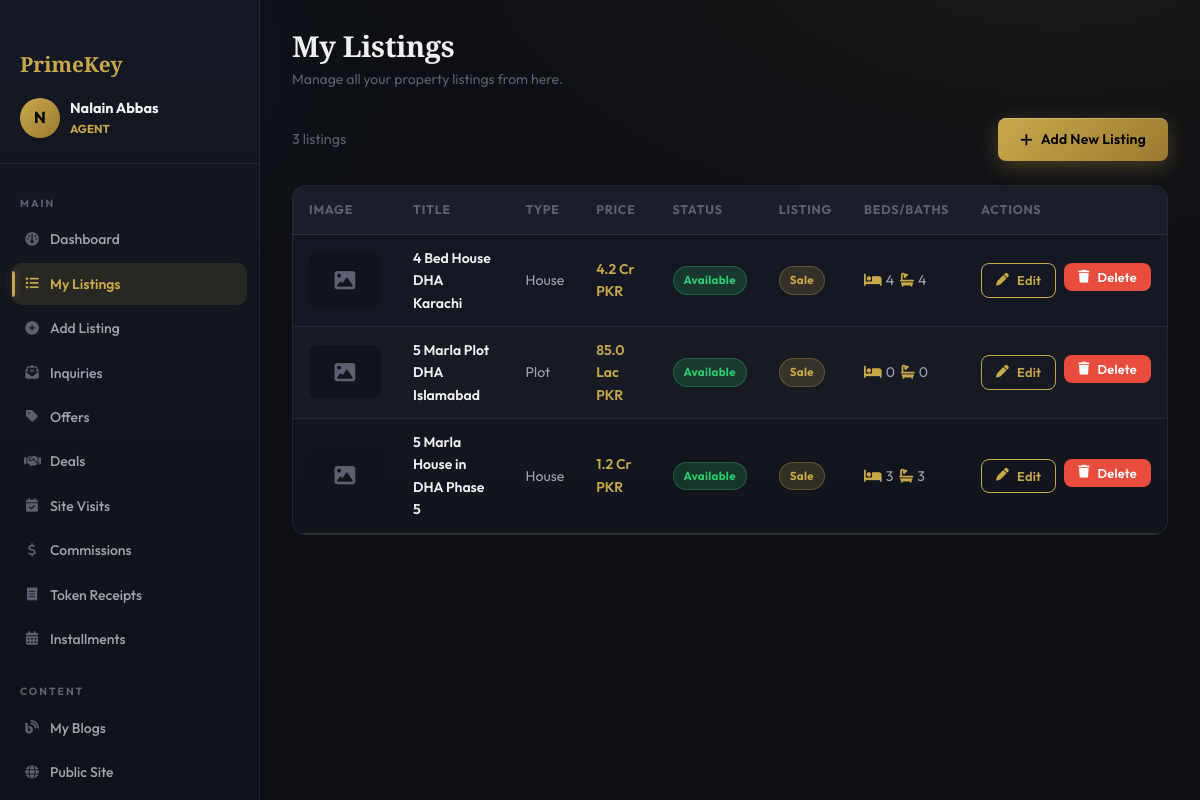
/agent/listings (signed in), run on the app's committed database.
### app/models.py (models this page shows)
class Property(db.Model):
    __tablename__ = 'properties'
    id           = db.Column(db.Integer, primary_key=True)
    title        = db.Column(db.String(200), nullable=False)
    description  = db.Column(db.Text)
    price        = db.Column(db.Float, nullable=False)
    size         = db.Column(db.Float)              # in marla or sq ft
    size_unit    = db.Column(db.String(20), default='Marla')
    bedrooms     = db.Column(db.Integer, default=0)
    bathrooms    = db.Column(db.Integer, default=0)
    floors       = db.Column(db.Integer, default=1)
    year_built   = db.Column(db.Integer)
    type_id      = db.Column(db.Integer, db.ForeignKey('property_types.id'), nullable=False)
    location_id  = db.Column(db.Integer, db.ForeignKey('locations.id'))
    agent_id     = db.Column(db.Integer, db.ForeignKey('agents.id'))
    status       = db.Column(db.String(30), default='Available')   # Available/Sold/Rented
    listing_type = db.Column(db.String(20), default='Sale')        # Sale/Rent
    is_featured  = db.Column(db.Boolean, default=False)
    is_verified  = db.Column(db.Boolean, default=False)
    views_count  = db.Column(db.Integer, default=0)
    created_at   = db.Column(db.DateTime, default=datetime.utcnow)
    updated_at   = db.Column(db.DateTime, default=datetime.utcnow, onupdate=datetime.utcnow)
    property_type   = db.relationship('PropertyType', back_populates='properties')
    location        = db.relationship('Location', back_populates='properties')
    agent           = db.relationship('Agent', back_populates='properties')
    images          = db.relationship('PropertyImage', back_populates='property', lazy=True, cascade='all, delete-orphan')
    features        = db.relationship('PropertyFeatureMap', back_populates='property', lazy=True, cascade='all, delete-orphan')
    amenities       = db.relationship('PropertyAmenity', back_populates='property', lazy=True, cascade='all, delete-orphan')
    favorites       = db.relationship('Favorite', back_populates='property', lazy=True)
    inquiries       = db.relationship('Inquiry', back_populates='property', lazy=True)
    offers          = db.relationship('Offer', back_populates='property', lazy=True)
    deals           = db.relationship('Deal', back_populates='property', lazy=True)
    site_visits     = db.relationship('SiteVisit', back_populates='property', lazy=True)
    price_history   = db.relationship('PriceHistory', back_populates='property', lazy=True)
    prop_views      = db.relationship('PropertyView', back_populates='property', lazy=True)
    listing         = db.relationship('Listing', back_populates='property', uselist=False, lazy=True)
    shortlist_items = db.relationship('ShortlistProperty', back_populates='property', lazy=True)
    rent_agreements = db.relationship('RentAgreement', back_populates='property', lazy=True)
    maintenance_reqs= db.relationship('MaintenanceRequest', back_populates='property', lazy=True)

class PropertyType(db.Model):
    __tablename__ = 'property_types'
    id         = db.Column(db.Integer, primary_key=True)
    name       = db.Column(db.String(50), nullable=False)   # House/Plot/Flat/Shop
    icon       = db.Column(db.String(100))
    properties = db.relationship('Property', back_populates='property_type', lazy=True)

### app/blueprints/agent/routes.py (the view)
@agent_bp.route('/listings')
@agent_required
def listings():
    agent = get_agent()
    props = Property.query.filter_by(agent_id=agent.id).order_by(Property.created_at.desc()).all()
    return render_template('agent/listings.html', props=props, agent=agent)

### app/blueprints/agent/routes.py (called while the page is built)
def agent_required(f):
    @wraps(f)
    def decorated(*args, **kwargs):
        if 'user_id' not in session:
            flash('Please login.', 'warning')
            return redirect(url_for('auth.login'))
        if session.get('user_role') not in [2, 1]:
            flash('Agent access required.', 'danger')
            return redirect(url_for('public.index'))
        return f(*args, **kwargs)
    return decorated

def get_agent():
    return Agent.query.filter_by(user_id=session['user_id']).first()

### app/templates/agent/listings.html (shortened to what this page needs)
{% extends 'agent/base_agent.html' %}
{% block content %}
<div class="dash-header">
  <h1 class="dash-title">My Listings</h1>
  <p class="dash-subtitle">Manage all your property listings from here.</p>
</div>
<div class="d-flex justify-between align-center mb-24">
  <span style="color:var(--text-muted);font-size:0.9rem;">{{ props|length }} listing{{ 's' if props|length != 1 }}</span>
  <a href="{{ url_for('agent.add_listing') }}" class="btn btn-primary">
    <i class="fa-solid fa-plus"></i> Add New Listing
  </a>
</div>
{% if props %}
<div class="card">
  <div class="card-body" style="padding:0;overflow-x:auto;">
    <table class="table" style="width:100%;border-collapse:collapse;">
      <thead>
        <tr>
          <th style="padding:14px 16px;text-align:left;border-bottom:1px solid var(--border);color:var(--text-muted);font-size:0.78rem;text-transform:uppercase;letter-spacing:.06em;">Image</th>
          <th style="padding:14px 16px;text-align:left;border-bottom:1px solid var(--border);color:var(--text-muted);font-size:0.78rem;text-transform:uppercase;letter-spacing:.06em;">Title</th>
          <th style="padding:14px 16px;text-align:left;border-bottom:1px solid var(--border);color:var(--text-muted);font-size:0.78rem;text-transform:uppercase;letter-spacing:.06em;">Type</th>
          <th style="padding:14px 16px;text-align:left;border-bottom:1px solid var(--border);color:var(--text-muted);font-size:0.78rem;text-transform:uppercase;letter-spacing:.06em;">Price</th>
          <th style="padding:14px 16px;text-align:left;border-bottom:1px solid var(--border);color:var(--text-muted);font-size:0.78rem;text-transform:uppercase;letter-spacing:.06em;">Status</th>
          <th style="padding:14px 16px;text-align:left;border-bottom:1px solid var(--border);color:var(--text-muted);font-size:0.78rem;text-transform:uppercase;letter-spacing:.06em;">Listing</th>
          <th style="padding:14px 16px;text-align:left;border-bottom:1px solid var(--border);color:var(--text-muted);font-size:0.78rem;text-transform:uppercase;letter-spacing:.06em;">Beds/Baths</th>
          <th style="padding:14px 16px;text-align:left;border-bottom:1px solid var(--border);color:var(--text-muted);font-size:0.78rem;text-transform:uppercase;letter-spacing:.06em;">Actions</th>
        </tr>
      </thead>
      <tbody>
        {% for prop in props %}
        <tr style="border-bottom:1px solid var(--border);transition:background .15s;" onmouseover="this.style.background='var(--surface-2)'" onmouseout="this.style.background=''">
          <td style="padding:12px 16px;">
            {% if prop.images %}
              <img src="{{ url_for('static', filename='images/uploads/' + prop.images[0].image_url) }}"
                   style="width:72px;height:54px;object-fit:cover;border-radius:8px;border:2px solid var(--border);">
            {% else %}
              <div style="width:72px;height:54px;border-radius:8px;background:var(--surface-2);display:flex;align-items:center;justify-content:center;color:var(--text-muted);font-size:1.3rem;">
                <i class="fa-solid fa-image"></i>
              </div>
            {% endif %}
          </td>
          <td style="padding:12px 16px;">
            <div style="font-weight:600;color:var(--text-primary);max-width:220px;">{{ prop.title }}</div>
          </td>
          <td style="padding:12px 16px;color:var(--text-secondary);font-size:0.88rem;">
            {{ prop.property_type.name if prop.property_type else '—' }}
          </td>
          <td style="padding:12px 16px;font-weight:600;color:var(--gold);">
            {% if prop.price >= 10000000 %}{{ '%.1f'|format(prop.price/10000000) }} Cr
            {% elif prop.price >= 100000 %}{{ '%.1f'|format(prop.price/100000) }} Lac
            {% else %}{{ '{:,.0f}'.format(prop.price) }}
            {% endif %} PKR
          </td>
          <td style="padding:12px 16px;">
            {% if prop.status == 'Available' %}
              <span class="badge badge-success">Available</span>
            {% elif prop.status == 'Sold' %}
              <span class="badge badge-danger">Sold</span>
            {% elif prop.status == 'Rented' %}
              <span class="badge badge-info">Rented</span>
            {% else %}
              <span class="badge">{{ prop.status }}</span>
            {% endif %}
          </td>
          <td style="padding:12px 16px;">
            <span class="badge badge-gold" style="text-transform:capitalize;">{{ prop.listing_type }}</span>
          </td>
          <td style="padding:12px 16px;color:var(--text-secondary);font-size:0.88rem;">
            {% if prop.bedrooms is not none %}<i class="fa-solid fa-bed" style="color:var(--gold);margin-right:4px;"></i>{{ prop.bedrooms }}{% endif %}
            {% if prop.bathrooms is not none %}&nbsp;<i class="fa-solid fa-bath" style="color:var(--gold);margin-right:4px;"></i>{{ prop.bathrooms }}{% endif %}
          </td>
          <td style="padding:12px 16px;">
            <div class="d-flex gap-8">
              <a href="{{ url_for('agent.edit_listing', prop_id=prop.id) }}" class="btn btn-sm btn-outline">
                <i class="fa-solid fa-pen"></i> Edit
              </a>
              <form method="POST" action="{{ url_for('agent.delete_listing', prop_id=prop.id) }}"
                    onsubmit="return confirm('Delete this listing? This cannot be undone.')">
                <button type="submit" class="btn btn-sm btn-danger">
                  <i class="fa-solid fa-trash"></i> Delete
                </button>
              </form>
            </div>
          </td>
        </tr>
        {% endfor %}
      </tbody>
    </table>
  </div>
</div>
{% endif %}
{% endblock %}

### data on the page
Property: title "4 Bed House DHA Karachi", property_type "House", prop.price/10000000 "4.2", status "Available", listing_type "Sale", bedrooms "4", bathrooms "4"
Property: title "5 Marla Plot DHA Islamabad", property_type "Plot", prop.price/100000 "85.0", status "Available", listing_type "Sale", bedrooms "0", bathrooms "0"
Property: title "5 Marla House in DHA Phase 5", property_type "House", prop.price/10000000 "1.2", status "Available", listing_type "Sale", bedrooms "3", bathrooms "3"

### other printed values
{{ session.get('user_name','A')[0].upper() }} "N"
{{ session.get('user_name','Agent') }} "Nalain Abbas"
{{ props|length }} "3"
{{ 's' if props|length != 1 }} "s"
